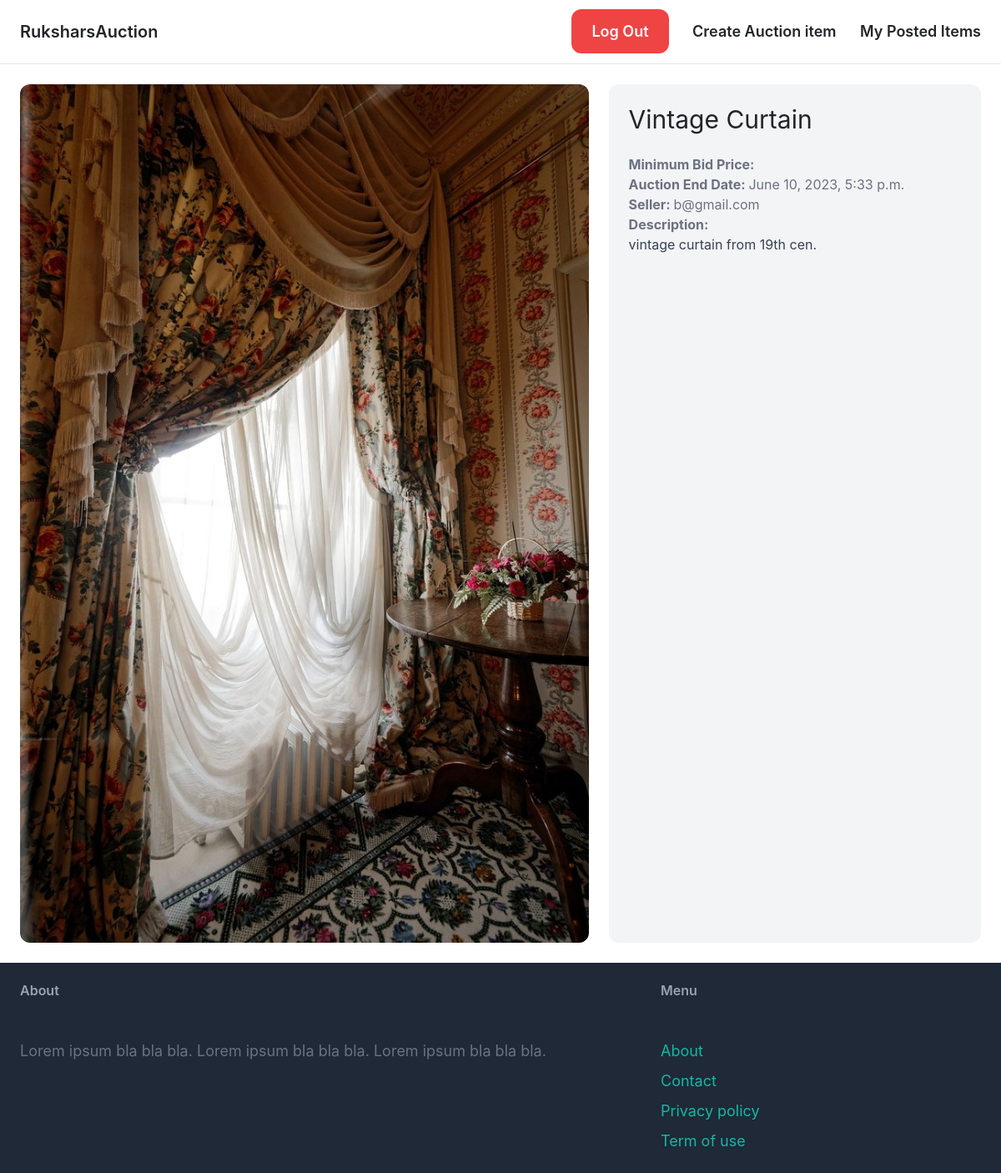
Screenshot of /items/5/ (signed in) with the database file from the repository.
### item/models.py (models this page shows, shortened)
class Item(models.Model):
    name = models.CharField(max_length=255)
    description = models.TextField(blank=True, null=True)
    minimum_bid_price = models.FloatField()
    image = models.ImageField(upload_to='item_images',blank=True, null=True)
    is_bid_close = models.BooleanField(default=False)
    created_by = models.ForeignKey(CustomUser, related_name='items', on_delete=models.CASCADE)
    created_at = models.DateTimeField(auto_now_add=True)
    auction_end_datetime = models.DateTimeField()

### core/models.py (models this page shows, shortened)
class CustomUser(AbstractUser):
    email = models.EmailField(unique=True)
    USERNAME_FIELD = 'email'
    REQUIRED_FIELDS = ['username']

### item/views.py (the view)
# urls.py: path('<int:pk>/', views.item_detail, name='detail'),
@login_required
def item_detail(request, pk):
    item = get_object_or_404(Item, pk=pk)
    return render(request, 'item/detail.html', {
        'item': item,
    })

### item/templates/item/detail.html (shortened to what this page needs)
{% extends 'core/base.html' %}
{% block content %}
<div class="grid grid-cols-5 gap-6">
    <div class="col-span-3">
        <img src="{{ item.image.url }}" class="rounded-xl">
    </div>
    <div class="col-span-2 p-6 bg-gray-100 rounded-xl">
        <h1 class="mb-6 text-3xl">{{ item.name }}</h1>
        <p class="text-gray-500"><strong>Minimum Bid Price: </strong>{{ item.price }}</p>
        <p class="text-gray-500"><strong>Auction End Date: </strong>{{ item.auction_end_datetime }}</p>
        <p class="text-gray-500"><strong>Seller: </strong>{{ item.created_by.username }}</p>
        {% if item.description %}
            <p class="text-gray-700">
                <strong class="text-gray-500">Description:</strong><br>
                {{ item.description }}
            </p>
        {% endif %}
    </div>
</div>
{% endblock %}

### rows the page displays
Item: image (picture), name "Vintage Curtain", auction_end_datetime "June 10, 2023, 5:33 p.m.", created_by.username "b@gmail.com", description "vintage curtain from 19th cen."
